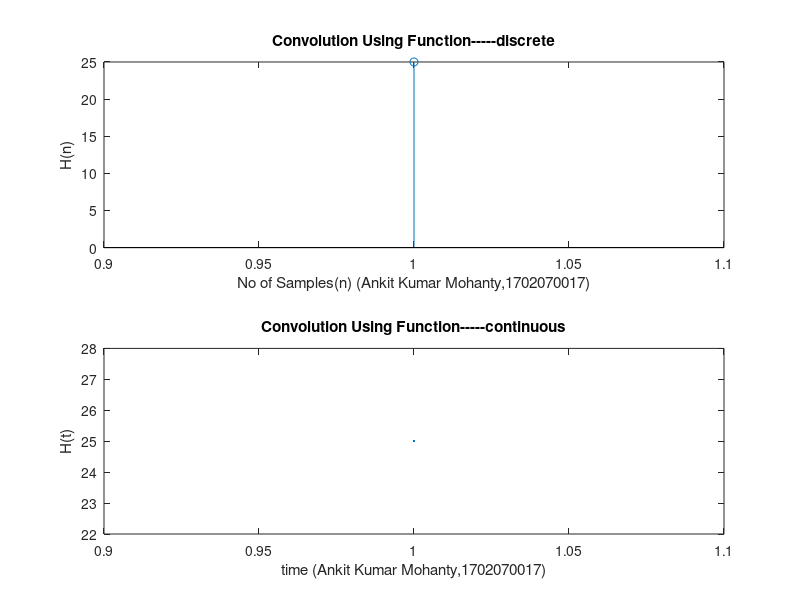
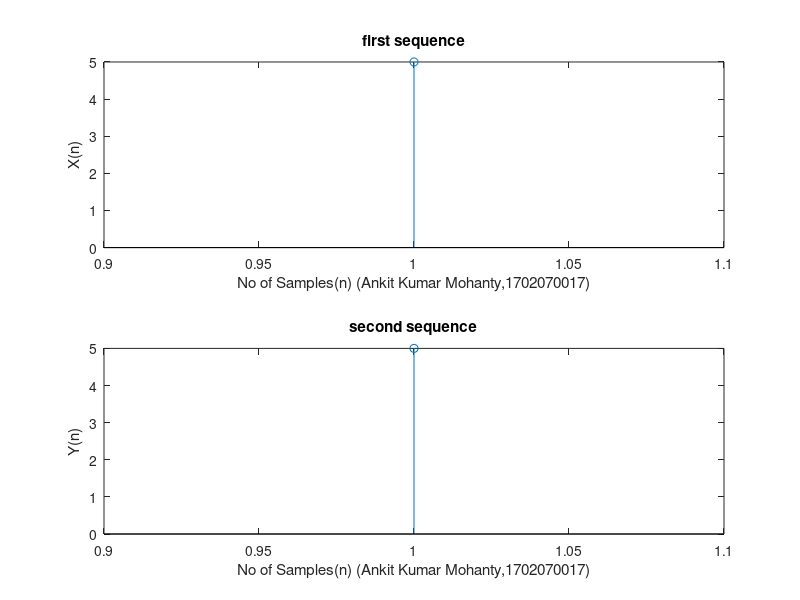

Here is the MATLAB script that generated these plots, in order:
clc
close all
clear all
X=input('enter sequence 1:');
Y=input('enter sequence 2:');
H=conv(X,Y);
subplot(2,1,1);
stem(H);
xlabel('No of Samples(n) (Ankit Kumar Mohanty,1702070017)');
ylabel('H(n)');
title('Convolution Using Function-----discrete');
subplot(2,1,2);
plot(H);
xlabel('time (Ankit Kumar Mohanty,1702070017)');
ylabel('H(t)');
title('Convolution Using Function-----continuous');
figure
subplot(211)
stem(X);
xlabel('No of Samples(n) (Ankit Kumar Mohanty,1702070017)');
ylabel('X(n)');
title('first sequence');
subplot(212)
stem(Y);
xlabel('No of Samples(n) (Ankit Kumar Mohanty,1702070017)');
ylabel('Y(n)');
title('second sequence');
disp(H)
